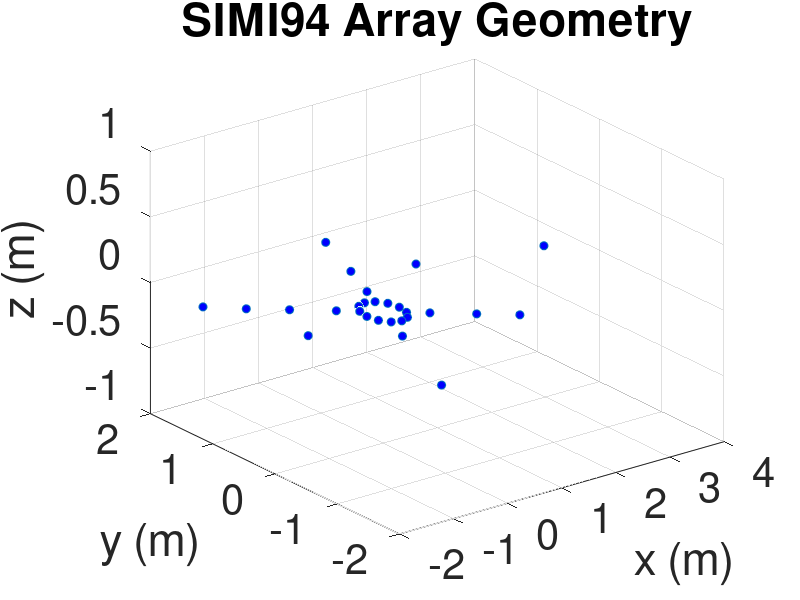

Recreate this plot in MATLAB. (Note: this script raises an error after producing the figure.)

%% Element Locations
% Cross Array Only
N = 32;

z = zeros(1,N);

x = [15 25.981 30 25.981 15 0 -15 -25.981 -30 -25.981 -15 0 30 60 100.582 51.962 103.923 207.846 -36 -60 -108.533 -51.962 -103.923 -197.696 151.901 76.845 -144.685 -110.618 -76.125 153.432 346.314 -151.987];
y = [25.981 15 0 -15 -25.981 -30 -25.981 -15 0 15 25.981 30 51.962 103.923 179.6 -30 -60 -120 -62.354 -103.923 -188.186 30 60 117.580 -87.7 -121.796 -5.315 148.248 -131.853 80.531 42.595 87.75];

p = [x; y; z];

%% Xarray without bad elements
N = 32;

z = zeros(1,N);

x = [15 25.981 30 25.981 15 0 -15 -25.981 -30 -25.981 -15 0 30 60 100.582 51.962 103.923 NaN -36 NaN -108.533 -51.962 -103.923 -197.696 151.901 NaN -144.685 NaN NaN 153.432 346.314 -151.987];
y = [25.981 15 0 -15 -25.981 -30 -25.981 -15 0 15 25.981 30 51.962 103.923 179.6 -30 -60 NaN -62.354 NaN -188.186 30 60 117.580 -87.7 NaN -5.315 NaN NaN 80.531 42.595 87.75];

p = [x; y; z];

%% Plot array Geometry
plot3(x/100,y/100,z','o','MarkerFaceColor', 'b');
xlabel('x (m)');
ylabel('y (m)');
zlabel('z (m)');
title('SIMI94 Array Geometry');
set(gca,'Fontsize',30);
grid on

%% Plot Beampattern

phi_vec = 0:pi/100:2*pi;
theta_vec = -pi/2:pi/100:pi/2;

phis = deg2rad(60);
thetas = deg2rad(-90);
weight = 'simi_xarray_hanning';

c = 1430;
f = 50;
lambda = c/f;
wls = 0;

[B,vs] = beampattern_plot(p,phi_vec,theta_vec,phis,thetas,weight,lambda,wls,f);

[theta,phi] = meshgrid(theta_vec,phi_vec);

B_norm = abs(B)./max(max(abs(B)));
[X,Y,Z]=sph2cart(phi+pi/2,theta+pi/2,B_norm);

figure
h = surf(X,Y,Z,20*log10(B_norm));
set(h,'edgecolor','none');
caxis([-20 0]);
colorbar
colormap jet
xlabel('X')
ylabel('Y')
xlim([-1 1])
ylim([-1 1])
title('Cross Array Beampattern; f = 50 Hz; \phi = 150 deg.');
view(2)
set(gca,'Fontsize',30);